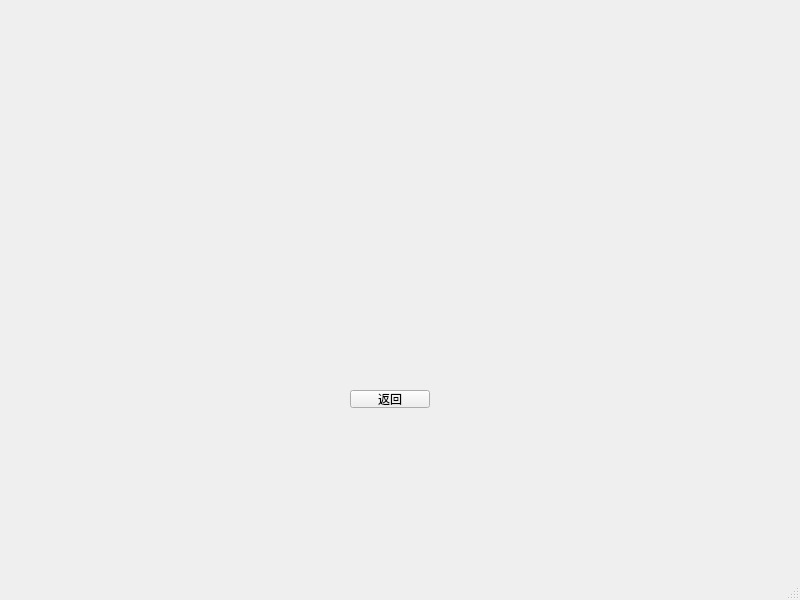
<?xml version="1.0" encoding="UTF-8"?>
<ui version="4.0">
 <class>MyMainWindow2</class>
 <widget class="QMainWindow" name="MyMainWindow2">
  <property name="geometry">
   <rect>
    <x>0</x>
    <y>0</y>
    <width>800</width>
    <height>600</height>
   </rect>
  </property>
  <property name="windowTitle">
   <string>MainWindow</string>
  </property>
  <widget class="QWidget" name="centralwidget">
   <widget class="QPushButton" name="quitButton">
    <property name="geometry">
     <rect>
      <x>350</x>
      <y>390</y>
      <width>80</width>
      <height>18</height>
     </rect>
    </property>
    <property name="text">
     <string>返回</string>
    </property>
   </widget>
  </widget>
  <widget class="QMenuBar" name="menubar">
   <property name="geometry">
    <rect>
     <x>0</x>
     <y>0</y>
     <width>800</width>
     <height>17</height>
    </rect>
   </property>
  </widget>
  <widget class="QStatusBar" name="statusbar"/>
 </widget>
 <resources/>
 <connections/>
</ui>
